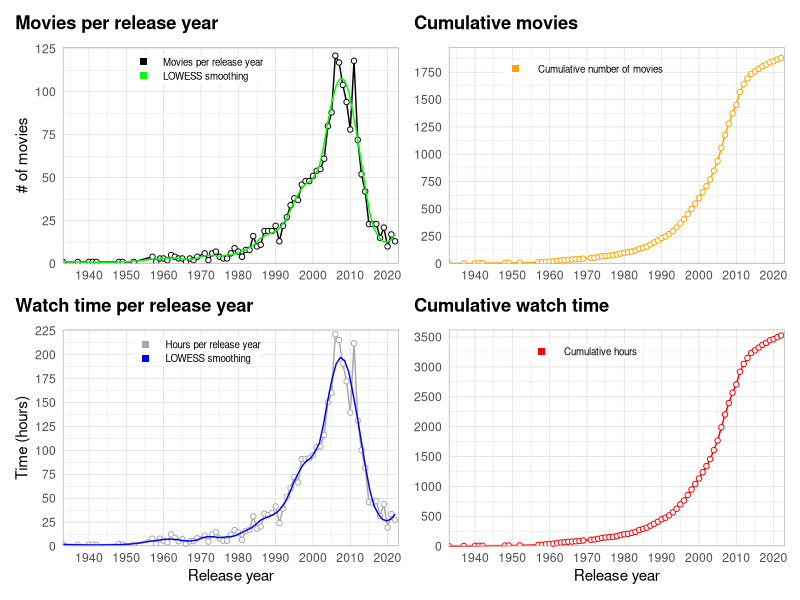
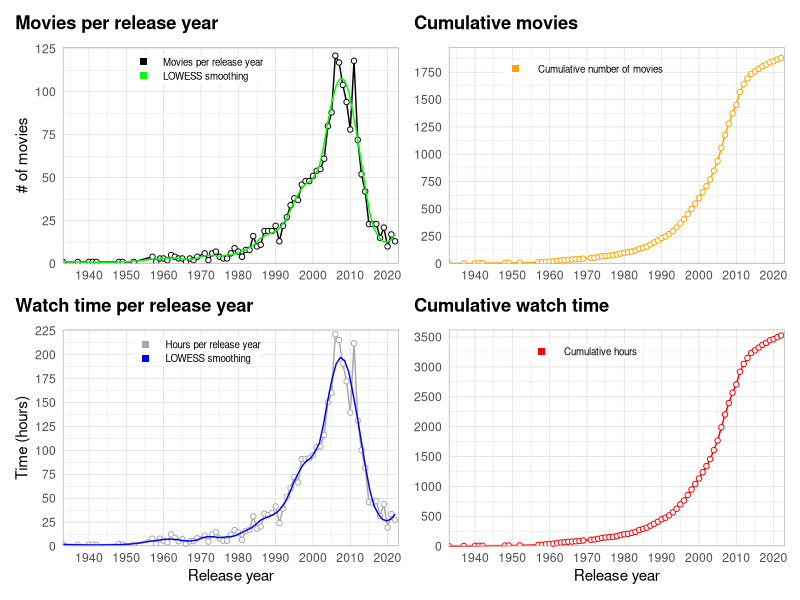
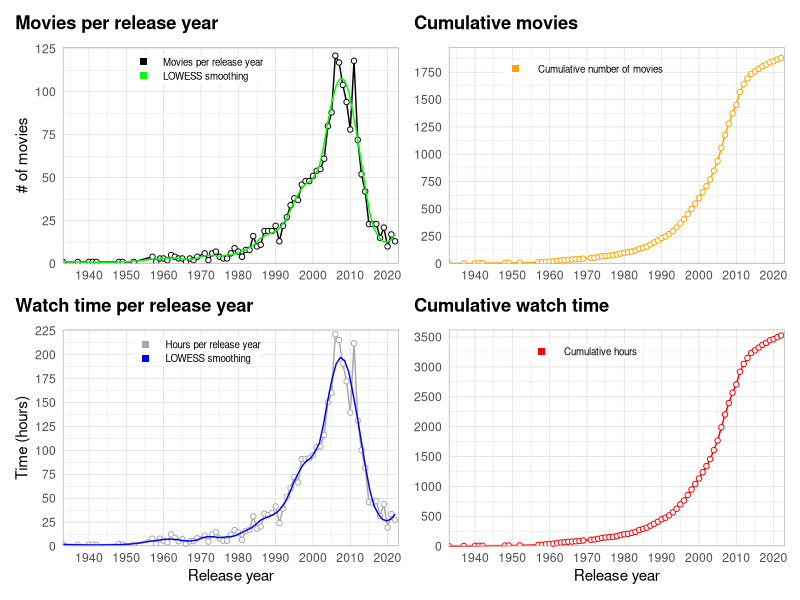

Generate these figures, in order, with R:
library(tidyverse)
library(scales)
library(patchwork)

watchlist <- read.csv("Data/WATCHLIST.csv") %>% 
  select(year = Year, runtime = Runtime..mins., rating = Your.Rating, movie = Title.Type, title = Title, id = Const) %>% 
  drop_na() %>% 
  filter(movie != "short") #%>% 
  #filter(year == 2022)
  
totals <- watchlist %>% 
  group_by(year) %>% 
  summarise_at(vars(runtime),
               list(per_year = sum))

hours <- totals$per_year/60
totals$hours <- hours

cum_movies <- cumsum(totals$hours)
totals$cumruntime <- cum_movies

av_year <- watchlist %>% 
  group_by(year) %>% 
  summarise(mean(runtime))
totals$av_year <- av_year$`mean(runtime)`

movie_number <- aggregate(cbind(count = id) ~ year,
            data = watchlist,
            FUN = function(x){NROW(x)})
totals$number <- movie_number$count

cum_number <- cumsum(totals$number)
totals$cummovies <- cum_number
  

p1 <- ggplot(data = totals, aes(x = year, y = hours)) +
  geom_line(aes(color = "1"), size = 0.5, show.legend = FALSE) +
  geom_point(fill="white", aes(color = "1"), shape = 21, show.legend = TRUE) +
  geom_smooth(se=FALSE, aes(color = "2"), size=0.5, span=0.2, show.legend = FALSE) +
  scale_x_continuous(breaks = seq(1900, 2020, 10), expand=c(0,0)) +
  scale_y_continuous(breaks = seq(0, max(totals$hours+5), 25), limits = c(0, max(totals$hours+5)), expand=c(0,0)) +
  coord_cartesian(xlim = c(min(watchlist$year), max(watchlist$year+1))) +
  scale_color_manual(name=NULL,
                     breaks=c(1, 2),
                     values = c("darkgrey", "blue"),
                     labels=c("Hours per release year", "LOWESS smoothing"), 
                     guide = guide_legend(override.aes = list(shape=15, size = 2))) +
  labs(x = "Release year",
       y = "Time (hours)",
       title = "Watch time per release year") +
  theme_light() +
  theme(axis.ticks = element_blank(),
        plot.title.position = "plot",
        plot.title = element_text(margin = margin(b=10), color = "black", face = "bold"),
        legend.position = c(0.40, 0.9),
        legend.title = element_text(size=0),
        legend.text = element_text(size = 7),
        legend.key.height = unit(10, "pt"),
        legend.margin = margin(0,0,0,0))


p2 <- ggplot(data = totals, aes(x = year, y = cumruntime)) +
  geom_line(aes(color = "1"), size = 0.5, show.legend = FALSE) +
  geom_point(fill="white", aes(color = "1"), shape = 21, show.legend = TRUE) +
  # geom_smooth(se=FALSE, aes(color = "2"), size=0.5, span=0.2, show.legend = FALSE) +
  scale_x_continuous(breaks = seq(1900, 2020, 10), expand=c(0,0)) +
  scale_y_continuous(breaks = seq(0, max(totals$cumruntime +100), 500), limits = c(0, max(totals$cumruntime +100)), expand=c(0,0)) +
  coord_cartesian(xlim = c(min(watchlist$year), max(watchlist$year+1))) +
  scale_color_manual(name=NULL,
                     breaks=c(1, 2),
                     values = c("red", "blue"),
                     labels=c(" Cumulative hours", "LOWESS smoothing"),
                     guide = guide_legend(override.aes = list(shape=15, size = 2))) +
  labs(x = "Release year",
       y = NULL,
       title = "Cumulative watch time") +
  theme_light() +
  theme(axis.ticks = element_blank(),
        plot.title.position = "plot",
        plot.title = element_text(margin = margin(b=10), color = "black", face = "bold"),
        legend.position = c(0.40, 0.9),
        legend.title = element_text(size=0),
        legend.text = element_text(size = 7),
        legend.key.height = unit(10, "pt"),
        legend.margin = margin(0,0,0,0))

p3 <- ggplot(data = totals, aes(x = year, y = number)) +
  geom_line(aes(color = "1"), size = 0.5, show.legend = FALSE) +
  geom_point(fill="white", aes(color = "1"), shape = 21, show.legend = TRUE) +
  geom_smooth(se=FALSE, aes(color = "2"), size=0.5, span=0.2, show.legend = FALSE) +
  scale_x_continuous(breaks = seq(1900, 2020, 10), expand=c(0,0)) +
  scale_y_continuous(breaks = seq(0, max(totals$number+5), 25), limits = c(0, max(totals$number+5)), expand=c(0,0)) +
  coord_cartesian(xlim = c(min(watchlist$year), max(watchlist$year+1))) +
  scale_color_manual(name=NULL,
                     breaks=c(1, 2),
                     values = c("black", "green"),
                     labels=c("Movies per release year", "LOWESS smoothing"),
                     guide = guide_legend(override.aes = list(shape=15, size = 2))) +
  labs(x = NULL,
       y = "# of movies",
       title = "Movies per release year") +
  theme_light() +
  theme(axis.ticks = element_blank(),
        plot.title.position = "plot",
        plot.title = element_text(margin = margin(b=10), color = "black", face = "bold"),
        legend.position = c(0.40, 0.9),
        legend.title = element_text(size=0),
        legend.text = element_text(size = 7),
        legend.key.height = unit(10, "pt"),
        legend.margin = margin(0,0,0,0))

p4 <- ggplot(data = totals, aes(x = year, y = cummovies)) +
  geom_line(aes(color = "1"), size = 0.5, show.legend = FALSE) +
  geom_point(fill="white", aes(color = "1"), shape = 21, show.legend = TRUE) +
  # geom_smooth(se=FALSE, aes(color = "2"), size=0.5, span=0.2, show.legend = FALSE) +
  scale_x_continuous(breaks = seq(1900, 2020, 10), expand=c(0,0)) +
  scale_y_continuous(breaks = seq(0, max(totals$cummovies +100), 250), limits = c(0, max(totals$cummovies +100)), expand=c(0,0)) +
  coord_cartesian(xlim = c(min(watchlist$year), max(watchlist$year+1))) +
  scale_color_manual(name=NULL,
                     breaks=c(1, 2),
                     values = c("orange", "blue"),
                     labels=c(" Cumulative number of movies", "LOWESS smoothing"),
                     guide = guide_legend(override.aes = list(shape=15, size = 2))) +
  labs(x = NULL,
       y = NULL,
       title = "Cumulative movies") +
  theme_light() +
  theme(axis.ticks = element_blank(),
        plot.title.position = "plot",
        plot.title = element_text(margin = margin(b=10), color = "black", face = "bold"),
        legend.position = c(0.40, 0.9),
        legend.title = element_text(size=0),
        legend.text = element_text(size = 7),
        legend.key.height = unit(10, "pt"),
        legend.margin = margin(0,0,0,0))

p3 + p4 + p1 + p2

ggsave("Figures/20230226_movie_stats.pdf", width = 8, height = 5)
ggsave("Figures/20230226_movie_stats.png", width = 8, height = 5)

  

